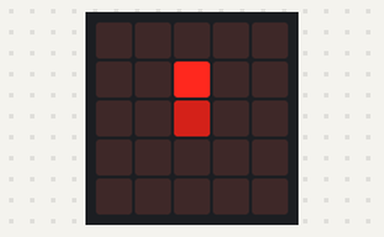
The program below on a simulated BBC micro:bit (MakeCode). On the bench: the board's 5×5 LED display.

Above: at 0.12 s.
At 0.62 s:
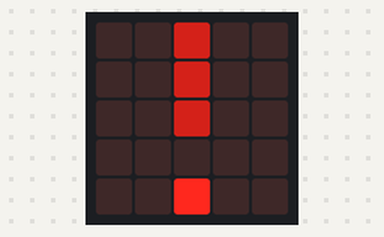
At 1.12 s:
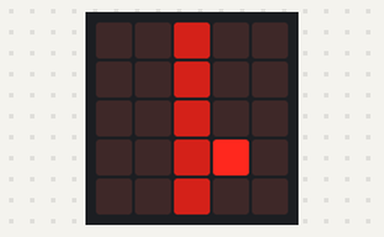
At 1.62 s:
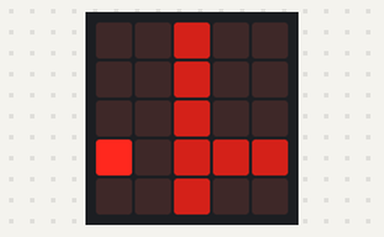
At 2.12 s:
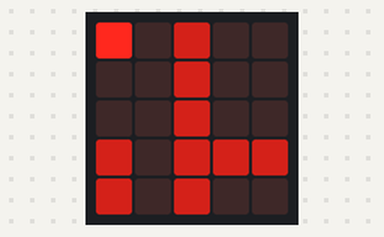
At 39.76 s:
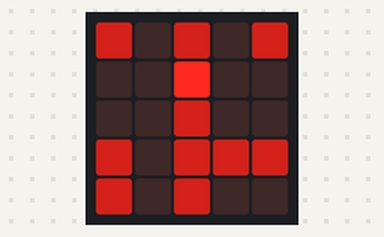

The program:

main.ts
```typescript
basic.forever(function () {
    for (let Index = 0; Index <= 4; Index++) {
        turtle.forward(4 - Index)
        turtle.turnRight()
    }
    for (let Index = 0; Index <= 4; Index++) {
        turtle.turnLeft()
        turtle.back(Index)
    }
})
```

test.ts
```typescript
// les tests vont ici ; cela ne sera pas compilé si ce paquet est utilisé en tant qu'extension.
```
